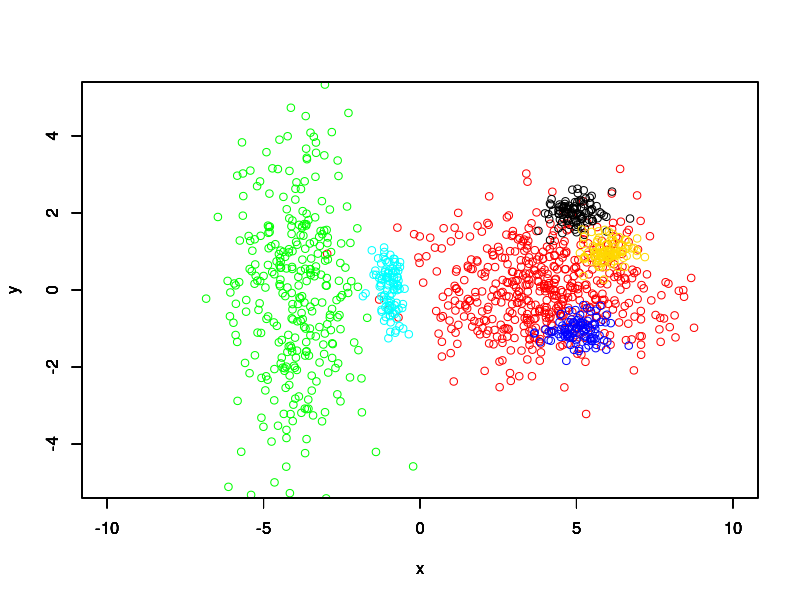
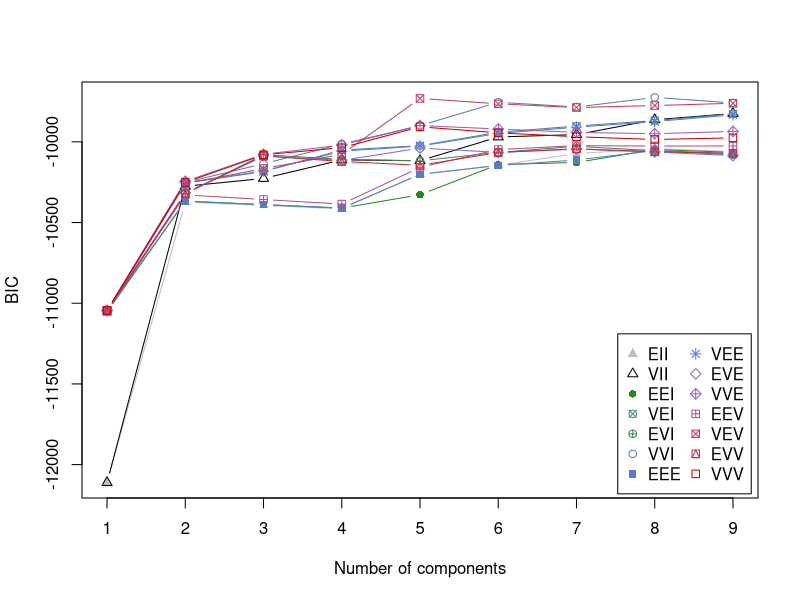

Here is the R script that generated these plots, in order: (Note: this script raises an error after producing the figures.)
# Machine Learning 102 - Unsupervised - Hacker Dojo
# http://machinelearning102.pbworks.com/w/page/32890352/FrontPage
#
# Homework #3, Gaussian mixtue model, EM algorithm
# Dave Abercrombie, Noveember 1 2011
#
# http://machinelearning102.pbworks.com/w/file/fetch/47711752/Homework3.txt
#
# Problem 1 of 1
#

# ######################################################################
# Step 1. Generate synthetic datasets


# Step 1a Create a function that generates random points
# around a center cluster. 
#
point.generator.f <- function(
  label.integer,
  center.vector,
  sd.vector,
  point.count
) {
  data.frame(
    label=label.integer,
    x=rnorm(point.count, sd=sd.vector[1]) + center.vector[1],
    y=rnorm(point.count, sd=sd.vector[2]) + center.vector[2]
  )
}

# Step 1b: generate several clusters, resembling Tan's Basic Cluster Analysis 2004, slide 81'
red.df   <- point.generator.f(label.integer=1,   center.vector=c( 4, 0), sd.vector=c(2, 1),      point.count=500)
cyan.df  <- point.generator.f(label.integer=2,  center.vector=c(-1, 0), sd.vector=c(0.25, 0.5), point.count=100)
green.df <- point.generator.f(label.integer=3, center.vector=c(-4, 0), sd.vector=c(1, 2),      point.count=300)
black.df <- point.generator.f(label.integer=4, center.vector=c( 5, 2), sd.vector=c(0.5, 0.25), point.count=100)
gold.df  <- point.generator.f(label.integer=5,  center.vector=c( 6, 1), sd.vector=c(0.5, 0.25), point.count=100)
blue.df  <- point.generator.f(label.integer=6,  center.vector=c( 5,-1), sd.vector=c(0.5, 0.25), point.count=100)


# Step 1c: set plot limits and combine plots with par()
xlim.v <- c(-10,10)
ylim.v <- c(-5,5)

plot(   red.df[,-1], col="red",   xlim=xlim.v, ylim=ylim.v); par(new=T)
plot(  cyan.df[,-1], col="cyan",  xlim=xlim.v, ylim=ylim.v); par(new=T)
plot( green.df[,-1], col="green", xlim=xlim.v, ylim=ylim.v); par(new=T)
plot( black.df[,-1], col="black", xlim=xlim.v, ylim=ylim.v); par(new=T)
plot(  gold.df[,-1], col="gold",  xlim=xlim.v, ylim=ylim.v); par(new=T)
plot(  blue.df[,-1], col="blue",  xlim=xlim.v, ylim=ylim.v); par(new=F)

# Step 1d: combine into one data frame
syndata.labeled.df <- rbind(
  red.df,
  cyan.df,
  green.df,
  black.df,
  gold.df,
  blue.df
)

str(syndata.labeled.df)

# ######################################################################
# Step 2. Do Mclust

require(mclust)

# ignore column 1 containing labels
syndata.mclust <- Mclust(
  data=syndata.labeled.df[,-1]
)

plot(
  x=syndata.mclust, 
  data=syndata.labeled.df[,-1],
  what="BIC"
)


plot(
  x=syndata.mclust, 
  data=syndata.labeled.df[,-1],
  what="classification"
)

# examine return value
str(syndata.mclust)

# 
plot(syndata.labeled.df[,1], main="Synthetic data")
plot(syndata.mclust$classification, main="Mclust classification")
